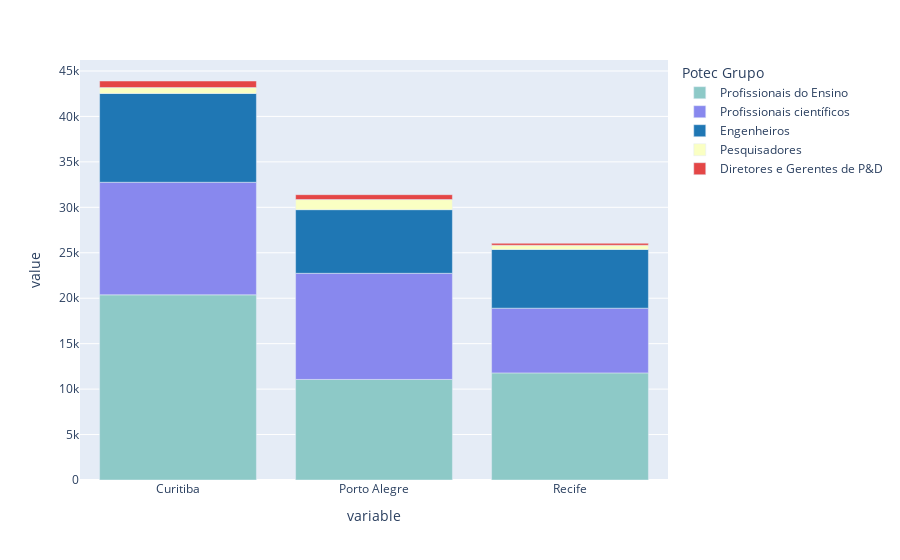

The notebook cell saved with this chart:
### Code cell
px.bar(
    data_frame=df[df['Tipo de Ocupação'] == 'POTEC'].groupby('Potec Grupo').sum().reset_index().melt(id_vars='Potec Grupo')
    , x='variable'
    , y='value'
    , color='Potec Grupo'
    , category_orders={'Potec Grupo':['Profissionais do Ensino', 'Profissionais científicos', 'Engenheiros', 'Pesquisadores', 'Diretores e Gerentes de P&D']}
    , color_discrete_sequence=['rgb(141, 201, 199)', 'rgb(136, 136, 238)', '#1F77B4', 'rgb(250, 255, 195)', 'rgb(228,70,70)']
)

### Figure 1 — Plotly figure (JSON) as saved in the notebook; plotly's stock layout.template omitted (floating-point values rounded to 4 significant figures)
{"data": [{"alignmentgroup": "True", "hovertemplate": "Potec Grupo=Profissionais do Ensino<br>variable=%{x}<br>value=%{y}<extra></extra>", "legendgroup": "Profissionais do Ensino", "marker": {"color": "rgb(141, 201, 199)"}, "name": "Profissionais do Ensino", "offsetgroup": "Profissionais do Ensino", "orientation": "v", "showlegend": true, "textposition": "auto", "type": "bar", "x": ["Curitiba", "Porto Alegre", "Recife"], "xaxis": "x", "y": [20372, 11063, 11785], "yaxis": "y"}, {"alignmentgroup": "True", "hovertemplate": "Potec Grupo=Profissionais científicos<br>variable=%{x}<br>value=%{y}<extra></extra>", "legendgroup": "Profissionais científicos", "marker": {"color": "rgb(136, 136, 238)"}, "name": "Profissionais científicos", "offsetgroup": "Profissionais científicos", "orientation": "v", "showlegend": true, "textposition": "auto", "type": "bar", "x": ["Curitiba", "Porto Alegre", "Recife"], "xaxis": "x", "y": [12383, 11677, 7117], "yaxis": "y"}, {"alignmentgroup": "True", "hovertemplate": "Potec Grupo=Engenheiros<br>variable=%{x}<br>value=%{y}<extra></extra>", "legendgroup": "Engenheiros", "marker": {"color": "#1F77B4"}, "name": "Engenheiros", "offsetgroup": "Engenheiros", "orientation": "v", "showlegend": true, "textposition": "auto", "type": "bar", "x": ["Curitiba", "Porto Alegre", "Recife"], "xaxis": "x", "y": [9775, 7003, 6466], "yaxis": "y"}, {"alignmentgroup": "True", "hovertemplate": "Potec Grupo=Pesquisadores<br>variable=%{x}<br>value=%{y}<extra></extra>", "legendgroup": "Pesquisadores", "marker": {"color": "rgb(250, 255, 195)"}, "name": "Pesquisadores", "offsetgroup": "Pesquisadores", "orientation": "v", "showlegend": true, "textposition": "auto", "type": "bar", "x": ["Curitiba", "Porto Alegre", "Recife"], "xaxis": "x", "y": [648, 1111, 460], "yaxis": "y"}, {"alignmentgroup": "True", "hovertemplate": "Potec Grupo=Diretores e Gerentes de P&D<br>variable=%{x}<br>value=%{y}<extra></extra>", "legendgroup": "Diretores e Gerentes de P&D", "marker": {"color": "rgb(228,70,70)"}, "name": "Diretores e Gerentes de P&D", "offsetgroup": "Diretores e Gerentes de P&D", "orientation": "v", "showlegend": true, "textposition": "auto", "type": "bar", "x": ["Curitiba", "Porto Alegre", "Recife"], "xaxis": "x", "y": [719, 536, 212], "yaxis": "y"}], "layout": {"autosize": true, "barmode": "relative", "legend": {"title": {"text": "Potec Grupo"}, "tracegroupgap": 0}, "margin": {"t": 60}, "xaxis": {"anchor": "y", "autorange": true, "domain": [0, 1], "range": [-0.5, 2.5], "title": {"text": "variable"}, "type": "category"}, "yaxis": {"anchor": "x", "autorange": true, "domain": [0, 1], "range": [0, 46210.0], "title": {"text": "value"}, "type": "linear"}}}
